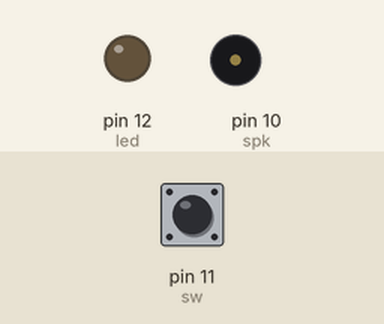
Bench run of a sketch on a simulated Arduino Uno, built with avr-gcc and run on an emulated ATmega328P. On the bench: output pins drawn as LEDs (lit = HIGH), buzzer (waves = sounding). The test bench sets the inputs (shaded band); at power-on: pin 11 (sw) HIGH.

Above: at 1.9 s.
At 4.04 s:
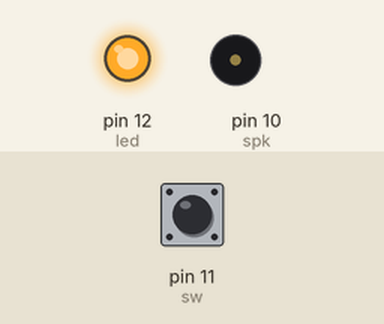
At 7.19 s:
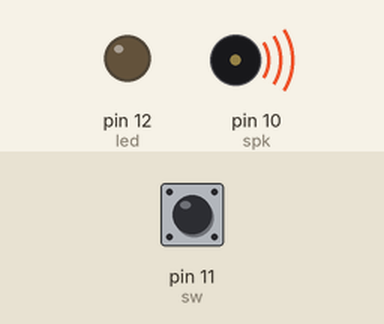
Timing chart, 0 to 9.8 s (numbered marks = the images above):
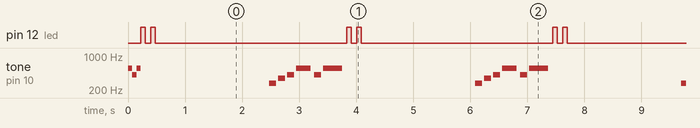

The sketch:

LeosSchweinPfeift.ino
```cpp
#include "oinkoink.h"

// Pinbelegung
int spk = 10;	//Lautsprecher
int led = 12;	//Leuchte
int sw = 11;	//Schalter
int sws = 0;	//Zustand des Schalters
int stdd = 75;	//Standardmäßige Pause

int melodie[] =
{	N_CS4, N_F4, N_GS4, 0, N_CS5, N_GS4, N_CS5
};

int dauer[] =
{	8, 8, 8, 128, 4, 8, 3
};

void jingle()
{	for(int ton = 0; ton < (sizeof(melodie)/sizeof(int)); ton++)
	{	int laenge = 1000/dauer[ton];
		int pause = laenge * 1.25;
		tone(spk, melodie[ton], laenge);
		delay(pause);
		noTone(spk);
  	}
  	ledblink(0);
}

void ledblink(int i)
{	if(i)
	{	tone(spk, N_CS5); delay(stdd); noTone(spk);
		tone(spk, N_GS4); delay(stdd); noTone(spk);
		tone(spk, N_CS5); delay(stdd); noTone(spk);
	}
	analogWrite(led, 255); delay(stdd);
	analogWrite(led, 0); delay((stdd * 4 / 3)); // Nette Art 100 zu schreiben, oder was?
	analogWrite(led, 255); delay(stdd);
	analogWrite(led, 0);

	delay(1000);

}

void setup()
{	pinMode(sw, INPUT);
	ledblink(1);
}

void loop()
{	sws += digitalRead(sw);
	delay(10);
	if(sws == 100)
	{	sws = 0;
		jingle();
		sws = 0;
	}
}
```

oinkoink.h
```cpp
#define N_B0  31
#define N_C1  33
#define N_CS1 35
#define N_D1  37
#define N_DS1 39
#define N_E1  41
#define N_F1  44
#define N_FS1 46
#define N_G1  49
#define N_GS1 52
#define N_A1  55
#define N_AS1 58
#define N_B1  62
#define N_C2  65
#define N_CS2 69
#define N_D2  73
#define N_DS2 78
#define N_E2  82
#define N_F2  87
#define N_FS2 93
#define N_G2  98
#define N_GS2 104
#define N_A2  110
#define N_AS2 117
#define N_B2  123
#define N_C3  131
#define N_CS3 139
#define N_D3  147
#define N_DS3 156
#define N_E3  165
#define N_F3  175
#define N_FS3 185
#define N_G3  196
#define N_GS3 208
#define N_A3  220
#define N_AS3 233
#define N_B3  247
#define N_C4  262
#define N_CS4 277
#define N_D4  294
#define N_DS4 311
#define N_E4  330
#define N_F4  349
#define N_FS4 370
#define N_G4  392
#define N_GS4 415
#define N_A4  440
#define N_AS4 466
#define N_B4  494
#define N_C5  523
#define N_CS5 554
#define N_D5  587
#define N_DS5 622
#define N_E5  659
#define N_F5  698
#define N_FS5 740
#define N_G5  784
#define N_GS5 831
#define N_A5  880
#define N_AS5 932
#define N_B5  988
#define N_C6  1047
#define N_CS6 1109
#define N_D6  1175
#define N_DS6 1245
#define N_E6  1319
#define N_F6  1397
#define N_FS6 1480
#define N_G6  1568
#define N_GS6 1661
#define N_A6  1760
#define N_AS6 1865
#define N_B6  1976
#define N_C7  2093
#define N_CS7 2217
#define N_D7  2349
#define N_DS7 2489
#define N_E7  2637
#define N_F7  2794
#define N_FS7 2960
#define N_G7  3136
#define N_GS7 3322
#define N_A7  3520
#define N_AS7 3729
#define N_B7  3951
#define N_C8  4186
#define N_CS8 4435
#define N_D8  4699
#define N_DS8 4978
```

Measured:
- by itself, pin 12 (led): repeats every 3.6 s: HIGH 0.08 s, LOW 3.4 s, HIGH 0.08 s, LOW 0.10 s
- by itself, tone on pin 10 (spk): plays 554 Hz for 0.08 s, 415 Hz for 0.08 s, 554 Hz for 0.08 s, 277 Hz for 0.13 s, 349 Hz for 0.13 s, 415 Hz for 0.13 s … (219 notes in this stretch)
